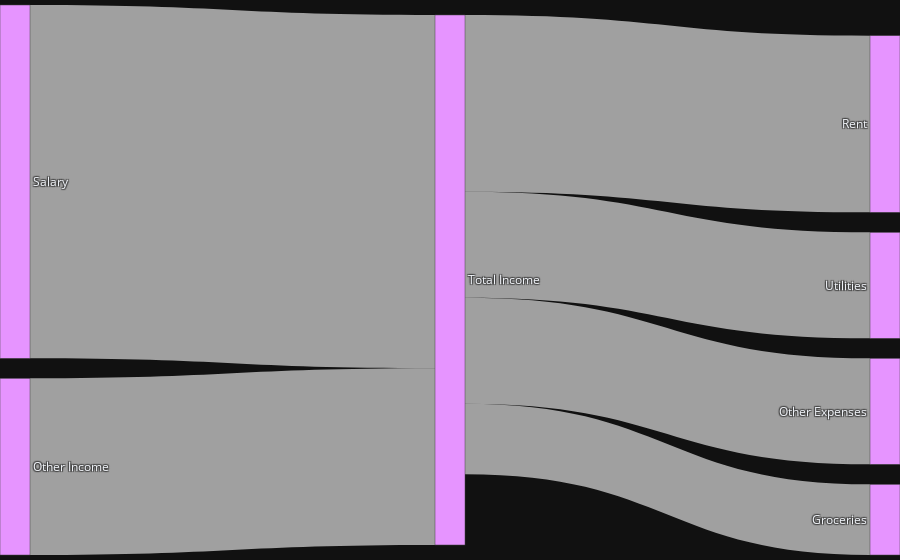

The code cell stored with this chart in its notebook:
### Code cell
fig=go.Figure(data)
fig.update_layout(margin=dict(l=0,r=0,t=5,b=5))
fig.show()

### Figure 1 — Plotly figure (JSON) as saved in the notebook; plotly's stock layout.template omitted (floating-point values rounded to 4 significant figures)
{"data": [{"link": {"source": [0, 1, 2, 2, 2, 2], "target": [2, 2, 3, 4, 5, 6], "value": [1000, 500, 500, 300, 200, 300]}, "node": {"color": "#E694FF", "label": ["Salary", "Other Income", "Total Income", "Rent", "Utilities", "Groceries", "Other Expenses"], "pad": 20, "thickness": 30}, "type": "sankey"}], "layout": {"margin": {"l": 0, "r": 0, "t": 5, "b": 5}}}
